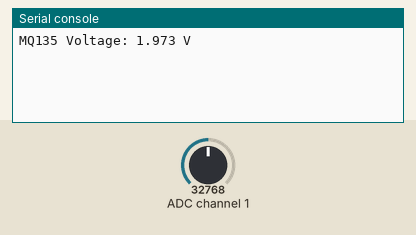
Recording of a program running on a simulated CircuitPython board. Shown: the last lines printed to the serial console. Inputs (shaded band) come from the test bench; at power-on: ADC channel 1 = 32768 (analog values on the 0–65535 scale).

Above: at 1.2 s.
1.3 s: ADC channel 1 set to 45874
At 3.5 s:
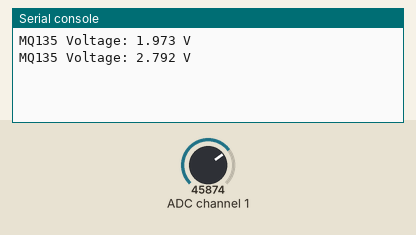
4.0 s: ADC channel 1 set to 57670
At 5.4 s:
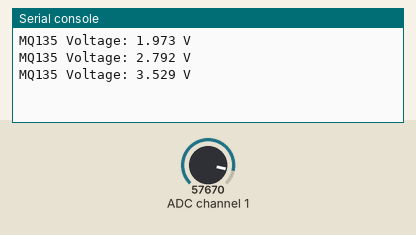
Timing chart, 0 to 7.0 s (numbered marks = the images above; inputs shaded):
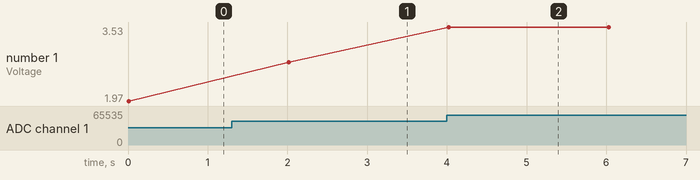

The program:

MQ135.py
```python
import time
import board
import busio
from adafruit_ads1x15.ads1015 import ADS1015
from adafruit_ads1x15.analog_in import AnalogIn
import sensor_config

i2c = busio.I2C(board.SCL, board.SDA)
ads = ADS1015(i2c)
mq135_chan = AnalogIn(ads, 1)  # Only channel 1

while True:
    voltage = mq135_chan.voltage-sensor_config.OFFSETS["MQ135"]
    print(f"MQ135 Voltage: {voltage:.3f} V")
    time.sleep(2)

#0.078
#0.108
#0.198
```

sensor_config.py
```python
# =========================================================
# SENSOR CALIBRATION CONFIGURATION
# =========================================================
# AUTO-GENERATED BY calibrate_now.py
# Date: Sun Dec  7 11:56:20 2025
# =========================================================

OFFSETS = {
    "MQ4": 0.0220,      # Target: 0.128
    "MQ135": 0.075,    # Target: 0.156
    "TGS2602": 0.0076,   # Target: 0.032
    "NIR": 0
}
```

Measured:
- after the input at 1.3 s, the serial console: prints a new line after 0.72 s (image 1)
- after the input at 4.0 s, the serial console: prints a new line at once (image 2)
- plotted number 1: 1.97 → 2.79 after the input at 1.3 s, 2.79 → 3.53 after the input at 4.0 s
